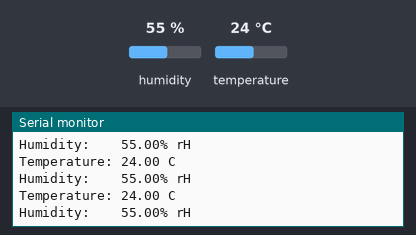
Recording of a sketch running on a simulated ESP32. Parts: the last lines printed to the serial monitor. The test bench sets the inputs (shaded band); at power-on: humidity 55 %, temperature 24 °C.

Above: at 1.4 s.
1.5 s: humidity set to 22 %
At 2.3 s:
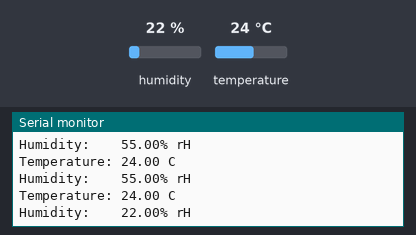
3.0 s: temperature set to 12 °C
At 3.5 s:
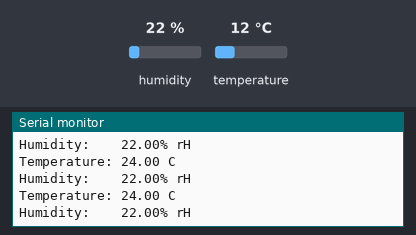
4.5 s: humidity set to 40 %
At 5.2 s:
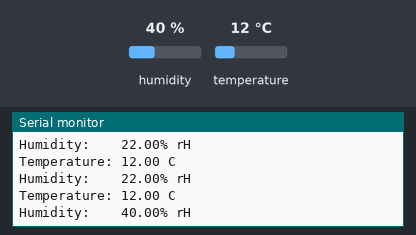
Timing chart, 0 to 7.5 s (numbered marks = the images above; inputs shaded):
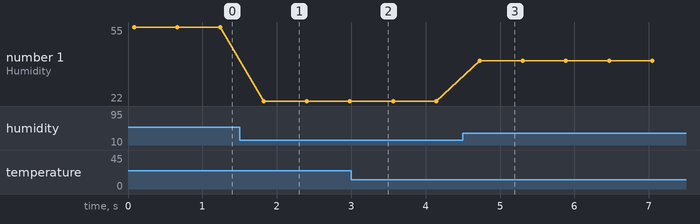

The sketch:

test-aht21-esp32.ino
```cpp
#include <Adafruit_AHTX0.h>

Adafruit_AHTX0 aht;

void setup() {
  Serial.begin(115200);
  Serial.println("Adafruit AHT10/AHT20 demo!");

  if (! aht.begin()) {
    Serial.println("Could not find AHT? Check wiring");
    while (1) delay(10);
  }
  Serial.println("AHT10 or AHT20/21 found");
}

void loop() {
  sensors_event_t humidity, temp;
  aht.getEvent(&humidity, &temp);// populate temp and humidity objects with fresh data
  Serial.print("Temperature: "); Serial.print(temp.temperature); Serial.println(" C");
  Serial.print("Humidity:    "); Serial.print(humidity.relative_humidity); Serial.println("% rH");

  delay(500);
}
```

Measured:
- after the input at 1.5 s, the serial monitor: prints a new line after 0.32 s (image 1)
- after the input at 4.5 s, the serial monitor: prints a new line after 0.22 s (image 3)
- plotted number 1: 55 → 22 after the input at 1.5 s, 22 → 40 after the input at 4.5 s
